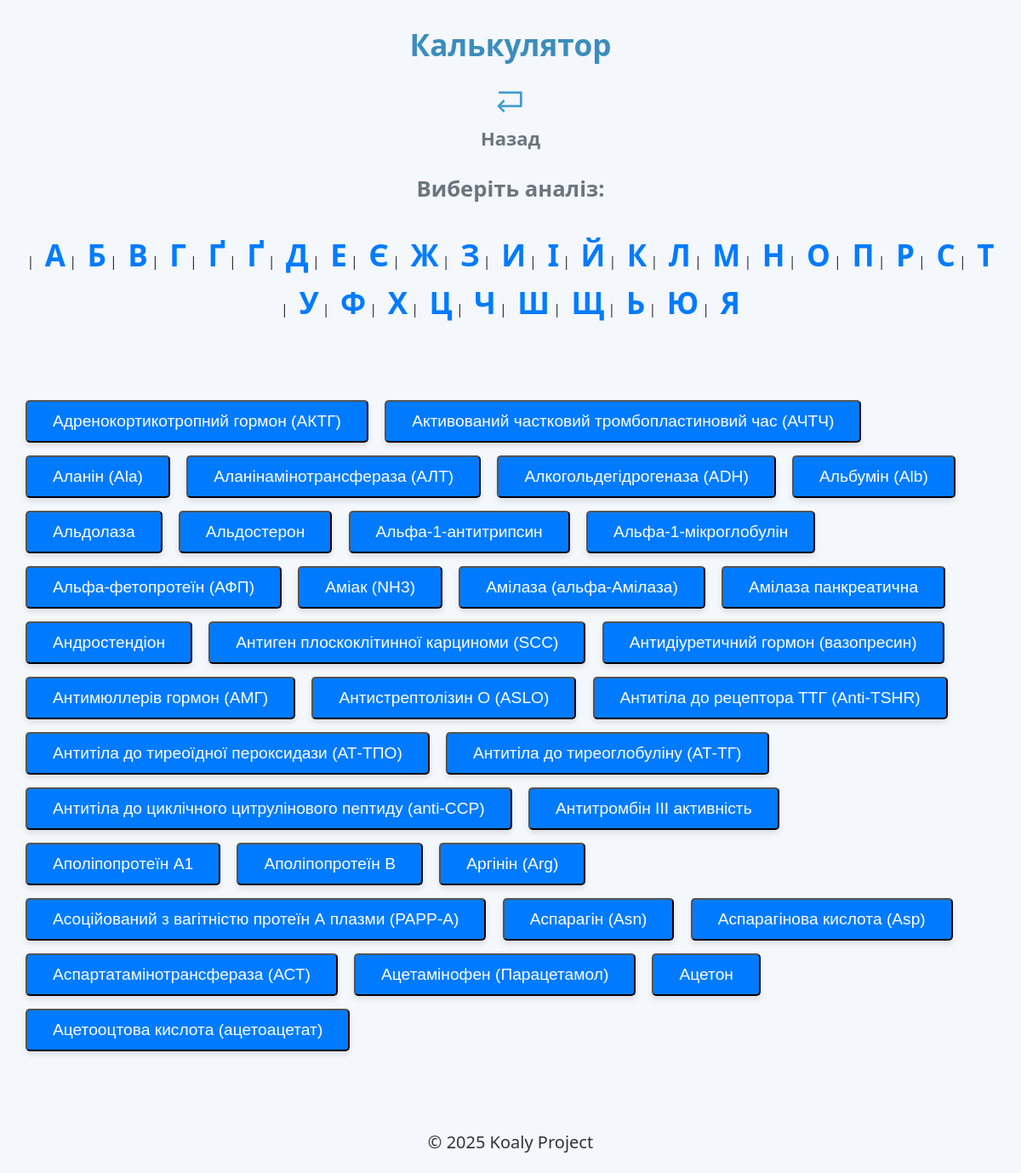
Screenshot of /calculator?filter_letter=А with the database file from the repository.
### medicalgrouplibrary/database.py (models this page shows)
class StandardName(Base):
    __tablename__ = "standard_names"
    id = Column(Integer, primary_key=True, index=True)
    name = Column(String, unique=True, nullable=False)
    standard_unit_id = Column(Integer, ForeignKey("units.id"), nullable=True)  # Зв'язок зі стандартною одиницею
    units = relationship("Unit", back_populates="standard_name", foreign_keys="[Unit.standard_name_id]")
    unit_conversions = relationship("UnitConversion", back_populates="standard_name",
                                    foreign_keys="[UnitConversion.standard_name_id]")
    synonyms = relationship("AnalysisSynonym", back_populates="standard_name")

### routes/units.py (the view)
@router.get("/calculator", response_class=HTMLResponse)
async def show_calculator_page(request: Request, filter_letter: str = None, db: Session = Depends(get_db)):
    standard_names_query = db.query(StandardName)
    if filter_letter:
        standard_names_query = standard_names_query.filter(StandardName.name.ilike(f"{filter_letter}%"))
    standard_names = standard_names_query.all()
    return templates.TemplateResponse("calculator.html", {"request": request, "standard_names": standard_names,
                                                          "filter_letter": filter_letter})

### templates/calculator.html (shortened to what this page needs)
{% extends "components/base.html" %}
{% block header %}Калькулятор{% endblock %}
{% block content %}
    <p align="center">
        <a href="/"><img src="/static/back.png" width="3%"><br>Назад</a>
    </p>
<h2>Виберіть аналіз:</h2>
<div>
    <div class="synonyms-container" align="center">
        {% for letter in 'АБВГҐҐДЕЄЖЗИІЙКЛМНОПРСТУФХЦЧШЩЬЮЯ' %}
            | &nbsp; <a href="/calculator?filter_letter={{ letter }}" style="font-size:35px;">{{ letter }}</a>
        {% endfor %}
    </div>
</div>
<br>
<div class="synonyms-container">
    {% for standard_name in standard_names %}
        <a href="/calculator_result/{{ standard_name.id }}">
            <button type="button" class="synonyms-btn">{{ standard_name.name }}</button>
        </a>
    {% endfor %}
</div>
{% endblock %}

### static/styles.css (style rules this page uses)
body { font-family: 'Segoe UI', Tahoma, Geneva, Verdana, sans-serif; margin: 0; padding: 0; background-color: #f4f7fc; color: #333; line-height: 1.6; }
h1, h2 { font-family: 'Segoe UI', Tahoma, Geneva, Verdana, sans-serif; margin-bottom: 20px; text-align: center; }
h2 { color: #6c757d; font-size: 1.6em; }
a { color: #007bff; text-decoration: none; font-weight: bold; transition: color 0.3s ease, transform 0.2s ease; }
p { font-size: 20px; }
p a { color: #6c757d; font-size: 1.1em; }
button, .btn-delete, .btn-edit { padding: 10px 20px; cursor: pointer; border-radius: 6px; font-size: 1.1em; transition: background-color 0.3s ease, transform 0.2s ease; display: inline-block; margin-right: 12px; }
h1, h2 { text-align: center; }
.synonyms-container { display: row; margin: 30px; align: center; }
.synonyms-btn { padding: 12px 30px; margin-bottom: 15px; margin-right: 15px; background-color: #007BFF; color: white; text-decoration: none; font-size: 1.2em; border-radius: 5px; box-shadow: 0 4px 6px rgba(0, 0, 0, 0.1); transition: background-color 0.3s ease, transform 0.2s ease; display: inline-block; }

### rows the page displays
StandardName: name "Адренокортикотропний гормон (АКТГ)"
StandardName: name "Активований частковий тромбопластиновий час (АЧТЧ)"
StandardName: name "Аланін (Ala)"
StandardName: name "Аланінамінотрансфераза (АЛТ)"
StandardName: name "Алкогольдегідрогеназа (ADH)"
StandardName: name "Альбумін (Alb)"
StandardName: name "Альдолаза"
StandardName: name "Альдостерон"
StandardName: name "Альфа-1-антитрипсин"
StandardName: name "Альфа-1-мікроглобулін"
StandardName: name "Альфа-фетопротеїн (АФП)"
StandardName: name "Аміак (NH3)"
StandardName: name "Амілаза (альфа-Амілаза)"
StandardName: name "Амілаза панкреатична"
StandardName: name "Андростендіон"
StandardName: name "Антиген плоскоклітинної карциноми (SCC)"
StandardName: name "Антидіуретичний гормон (вазопресин)"
StandardName: name "Антимюллерів гормон (АМГ)"
StandardName: name "Антистрептолізин O (ASLO)"
StandardName: name "Антитіла до рецептора ТТГ (Anti-TSHR)"
StandardName: name "Антитіла до тиреоїдної пероксидази (АТ-ТПО)"
StandardName: name "Антитіла до тиреоглобуліну (АТ-ТГ)"
StandardName: name "Антитіла до циклічного цитрулінового пептиду (anti-CCP)"
StandardName: name "Антитромбін III активність"
StandardName: name "Аполіпопротеїн A1"
StandardName: name "Аполіпопротеїн В"
StandardName: name "Аргінін (Arg)"
StandardName: name "Асоційований з вагітністю протеїн А плазми (PAPP-A)"
StandardName: name "Аспарагін (Asn)"
StandardName: name "Аспарагінова кислота (Asp)"
StandardName: name "Аспартатамінотрансфераза (АСТ)"
StandardName: name "Ацетамінофен (Парацетамол)"
StandardName: name "Ацетон"
StandardName: name "Ацетооцтова кислота (ацетоацетат)"

### other values shown
{{ letter }} "А" "Б" "В" "Г" "Ґ" "Ґ" "Д" "Е" "Є" "Ж" "З" "И" "І" "Й" "К" "Л" "М" "Н" "О" "П" "Р" "С" "Т" "У" "Ф" "Х" "Ц" "Ч" "Ш" "Щ" "Ь" "Ю" "Я"
